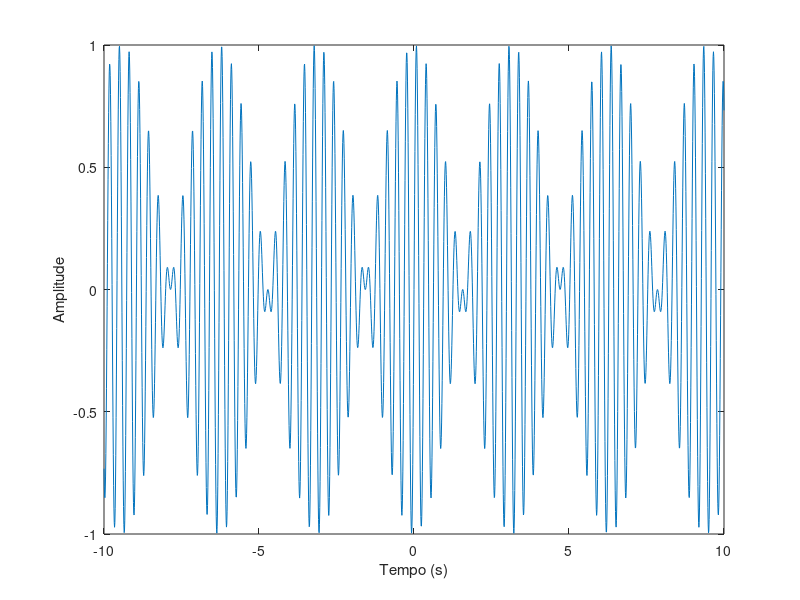

Write the MATLAB code that produced this figure.
%% Laboratório de Sistemas dinâmicos
% Prática 01
% Data: 11/03/2024
% Autores: Ana Clara Gomes & João Vitor Barbosa


%%Limpar Workspace
clear all;
close all;
clc;

%%
% Script Prática 1

%% Ex. 01 (a)

arr1 = [1 1 6;5 -2 1;-8 2 -3];
arr2 = [2 9; -5 -1; 9 2];

sizeArr1 = size(arr1);
sizeArr2 = size(arr2);

if (sizeArr1(1) == sizeArr1(2))
    disp('Matriz 1 eh quadrada'); 
else
    disp('Matriz 1 não eh quadrada');
end

if (sizeArr2(1) == sizeArr2(2))
    disp('Matriz 2 eh quadrada'); 
else
    disp('Matriz 2 não eh quadrada');
end
%% Ex. 01 (b)

arr1 = [1 1 6;5 -2 1;-8 2 -3];
arr2 = [2 9; -5 -1; 9 2];

sizeArr1 = size(arr1);
sizeArr2 = size(arr2);

disp('Matriz 1');
disp(' ');
for linha = 1:sizeArr1(1)
    for coluna = 1:sizeArr1(2)
        if (arr1(linha,coluna) == 2)
            string = ['Achou numero 2 na linha ' int2str(linha) ' coluna ' int2str(coluna)];
            disp(string);
        end
    end 
end

disp(' ');
disp('Matriz 2');
disp(' ');
for linha = 1:sizeArr2(1)
    for coluna = 1:sizeArr2(2)
        if (arr2(linha,coluna) == 2)
            string = ['Achou numero 2 na linha ' int2str(linha) ' coluna ' int2str(coluna)];
            disp(string);
        end
    end 
end
%% Ex. 01 (c)
arr1 = [1 1 6;5 -2 1;-8 2 -3];
arr2 = [2 9; -5 -1; 9 2];

sizeArr1 = size(arr1);
sizeArr2 = size(arr2);

disp('Matriz 1');
disp(' ');
for linha = 1:sizeArr1(1)
    for coluna = 1:sizeArr1(2)
        if (arr1(linha,coluna) < 0)
            string = ['Achou numero negativo na linha ' int2str(linha) ' coluna ' int2str(coluna)];
            disp(string);
        end
    end 
end

disp(' ');
disp('Matriz 2');
disp(' ');
for linha = 1:sizeArr2(1)
    for coluna = 1:sizeArr2(2)
        if (arr2(linha,coluna) < 0)
            string = ['Achou numero negativo na linha ' int2str(linha) ' coluna ' int2str(coluna)];
            disp(string);
        end
    end 
end

%% Ex. 02
t=-10:0.01:10;
y = exp(-2 * t).* sin(2 * pi * 3 * t);
plot(t,y);

xlabel('Tempo (s)');
ylabel('Amplitude');

%% Ex. 03
t=-10:0.01:10;
x = cos(t).* sin(20*t);
plot(t,x);

xlabel('Tempo (s)');
ylabel('Amplitude');

%% Ex. 04 (a)

[R, P, K] = residue([6 6],[1 4.59 0.58 0]);

disp('R');
disp(R);
disp(' ');
disp('P');
disp(P);
disp(' ');
disp('K');
disp(K);
disp(' ');


    

%% Ex. 04 (b)

[R, P, K] = residue([1 2 3],[1 3 3 1]);

disp('R');
disp(R);
disp(' ');
disp('P');
disp(P);
disp(' ');
disp('K');
disp(K);
disp(' ');
